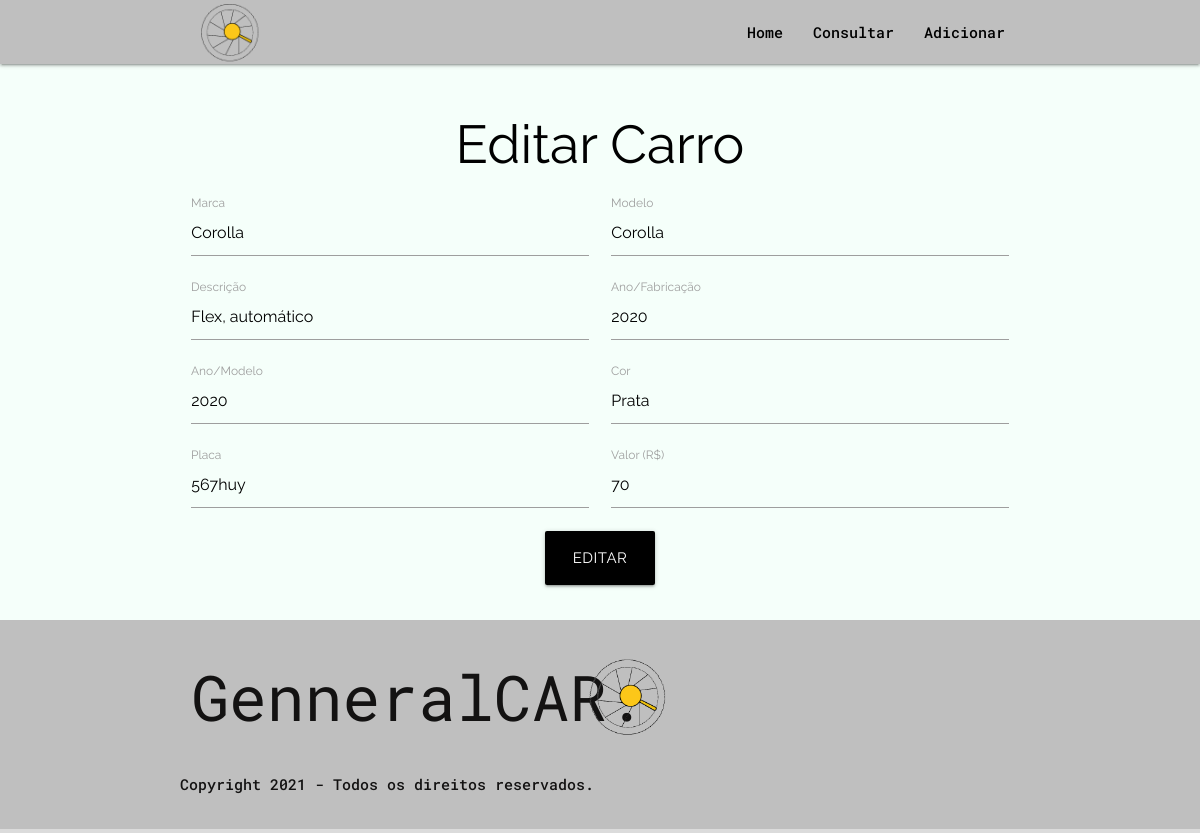
Page /editar.php?id=10 on the committed database.
### tables this page shows
CREATE TABLE `estoque_car` (
  `id` int(11) NOT NULL,
  `marca_car` varchar(100) DEFAULT NULL,
  `modelo_car` varchar(100) DEFAULT NULL,
  `descricao_car` varchar(200) DEFAULT NULL,
  `ano_fab_car` varchar(100) DEFAULT NULL,
  `ano_mod_car` varchar(100) DEFAULT NULL,
  `cor_car` varchar(100) DEFAULT NULL,
  `placa_car` varchar(100) DEFAULT NULL,
  `valor_car` float DEFAULT NULL
);

### editar.php (the view, shortened to what this page needs)
<?php
include_once 'php_action/db_connect.php';
include_once 'includes/header.php';
if(isset($_GET['id'])):
  $id = mysqli_escape_string($connect, $_GET['id']);
  $sql = "SELECT * FROM estoque_car WHERE id = '$id'";
  $resultado = mysqli_query($connect, $sql);
  $dados = mysqli_fetch_array($resultado);
endif;
?>
    <div id="index-banner" class="parallax-container">
      <div class="section no-pad-bot">
        <div class="container">
          <div class="row center">
            <div class="col s12 m12 l12 xl12">
              <h2 clas="black">Editar Carro</div>
                <form  action="php_action/update.php" method="POST">
                  <div class="input-field col s12 m6">
                    <input type="text" name="marca_car" id="marca_car" value = "<?php  echo $dados['modelo_car']; ?>">
                    <label for="marca_car">Marca</label>
                  </div>
                  <div class="input-field col s12 m6">
                    <input type="text" name="modelo_car" id="modelo_car" value = "<?php echo $dados['modelo_car']; ?>">
                    <label for="modelo_car">Modelo</label>
                  </div>
                  <div class="input-field col s12 m6">
                    <input type="text" name="descricao_car" id="descricao_car" value = "<?php echo $dados['descricao_car']; ?>">
                    <label for="descricao_car">Descrição</label>
                  </div>
                  <div class="input-field col s12 m6">
                    <input type="text" name="ano_fab_car" id="ano_fab_car" value = "<?php echo $dados['ano_fab_car']; ?>">
                    <label for="ano_fab_car">Ano/Fabricação</label>
                  </div>
                  <div class="input-field col s12 m6">
                    <input type="text" name="ano_mod_car" id="ano_mod_car" value = "<?php echo $dados['ano_mod_car']; ?>">
                    <label for="ano_mod_car">Ano/Modelo</label>
                  </div>
                  <div class="input-field col s12 m6">
                    <input type="text" name="cor_car" id="cor_car" value = "<?php echo $dados['cor_car']; ?>">
                    <label for="cor_car">Cor</label>
                  </div>
                  <div class="input-field col s12 m6">
                    <input type="text" name="placa_car" id="placa_car" value = "<?php echo $dados['placa_car']; ?>">
                    <label for="placa_car">Placa</label>
                  </div>
                  <div class="input-field col s12 m6">
                    <input type="text" name="valor_car" id="valor_car" value = "<?php echo $dados['valor_car']; ?>">
                    <label for="valor_car">Valor (R$)</label>
                  </div>
                  <button type="submit" name="botao_editar" class="btn-large waves-effect waves-light color-btn">Editar</button>
                </form>
            </div>
          </div>
          <br /><br />
        </div>
      </div>
<?php
include_once 'includes/footer.php';
?>

### css/style.css (style rules this page uses)
.parallax-container { min-height: 350px; line-height: 0; height: auto; color: hsl(0, 0%, 0%); }
.parallax-container .section { width: 100%; }

### rows in the picture
estoque_car: marca_car "Corolla", modelo_car "Corolla", descricao_car "Flex, automático", ano_fab_car "2020", ano_mod_car "2020", cor_car "Prata", placa_car "567huy", valor_car "70"
